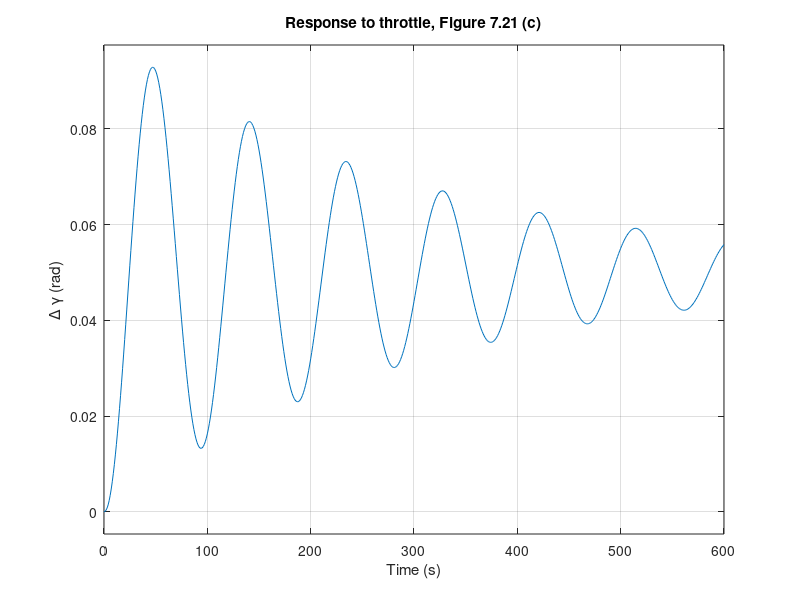

This chart was generated by the following MATLAB code:
% Boeing 747 Longitudinal example from Etkin

close all

theta0 = 0.0;
u0     = 774.0;

A = [ -0.00686854   0.01394951    0.0         -32.2  
      -0.09052721  -0.31506319  773.97653828    0.0
       0.00011865  -0.00102552   -0.42843608    0.0
       0.0          0.0           1.0           0.0  ];

B = [   -0.0002    9.6600
       -18.0800         0
        -1.1577         0
         0.0            0 ];

ev=eig(A);

for i=1:length(ev)
  if imag(ev(i))~=0,
    Tper(i)=2*pi/imag(ev(i));
    nhalf(i)=(log(2)/(2*pi))*abs(imag(ev(i)))/abs(real(ev(i)));
    thalf(i)=log(2)/abs(real(ev(i)));
  end
end

% State vector is x = (delta_u  w  q  delta_theta)
% Output vector y = [ delta_u  alfa  gamma q ]

C =[1   0     0  0  
    0  1/u0   0  0  
    0 -1/u0   0  1  
    0   0     1  0 ];
D =zeros(4,2);


%-----------------------------------------------------------------
% Elevator control input (first column of B)

sys=ss(A,B(:,1),(pi/180)*C(1,:),D(1,1));

bode(sys)
temp=input('<cr> for next');

% This sequence gives Figures 7.19 and 7.20
clf
T=0:.01:10;
sys=ss(A,B(:,1),(pi/180)*C(1,:),D(1,1));
step(sys,T);
title('Response to elevator (1 deg), Figure 7.19 (a)')
xlabel('Time (s)');ylabel('\Delta u (fps)');
temp=input('<cr> for next');

T=0:.01:60;
sys=ss(A,B(:,1),(pi/180)*C(2,:),D(2,1));
step(sys,T);
title('Response to elevator (1 deg), Figure 7.19 (b)')
xlabel('Time (s)');ylabel('\Delta \alpha (fps)');
temp=input('<cr> for next');

T=0:.01:10;
sys=ss(A,B(:,1),(pi/180)*C(3,:),D(3,1));
step(sys,T);
title('Response to elevator (1 deg), Figure 7.19 (c)')
xlabel('Time (s)');ylabel('\Delta \gamma (rad)');
temp=input('<cr> for next');

T=0:1:600;
sys=ss(A,B(:,1),(pi/180)*C(1,:),D(1,1));
step(sys,T);
title('Response to elevator (1 deg), Figure 7.20 (a)')
xlabel('Time (s)');ylabel('\Delta u (fps)');
temp=input('<cr> for next');

T=0:1:600;
sys=ss(A,B(:,1),(pi/180)*C(2,:),D(2,1));
step(sys,T);
title('Response to elevator (1 deg), Figure 7.20 (b)')
xlabel('Time (s)');ylabel('\Delta \alpha (fps)');
temp=input('<cr> for next');

T=0:1:600;
sys=ss(A,B(:,1),(pi/180)*C(3,:),D(3,1));
step(sys,T);
title('Response to elevator (1 deg), Figure 7.20 (c)')
xlabel('Time (s)');ylabel('\Delta \gamma (rad)');
temp=input('<cr> for next');

% Throttle control input (second column of B)

T=0:1:600;
sys=ss(A,B(:,2),(1/6)*C(1,:),D(1,2)) ; 
step(sys,T) ; 
title('Response to throttle, Figure 7.21 (a)')
xlabel('Time (s)');ylabel('\Delta u (fps)');
temp=input('<cr> for next');

sys=ss(A,B(:,2),(1/6)*C(2,:),D(2,2)) ; 
step(sys,T) ; 
title('Response to throttle, Figure 7.21 (b)')
xlabel('Time (s)');ylabel('\Delta \alpha (fps)');
temp=input('<cr> for next');

sys=ss(A,B(:,2),(1/6)*C(3,:),D(3,2)) ; 
step(sys,T) ; 
title('Response to throttle, Figure 7.21 (c)')
xlabel('Time (s)');ylabel('\Delta \gamma (rad)');
